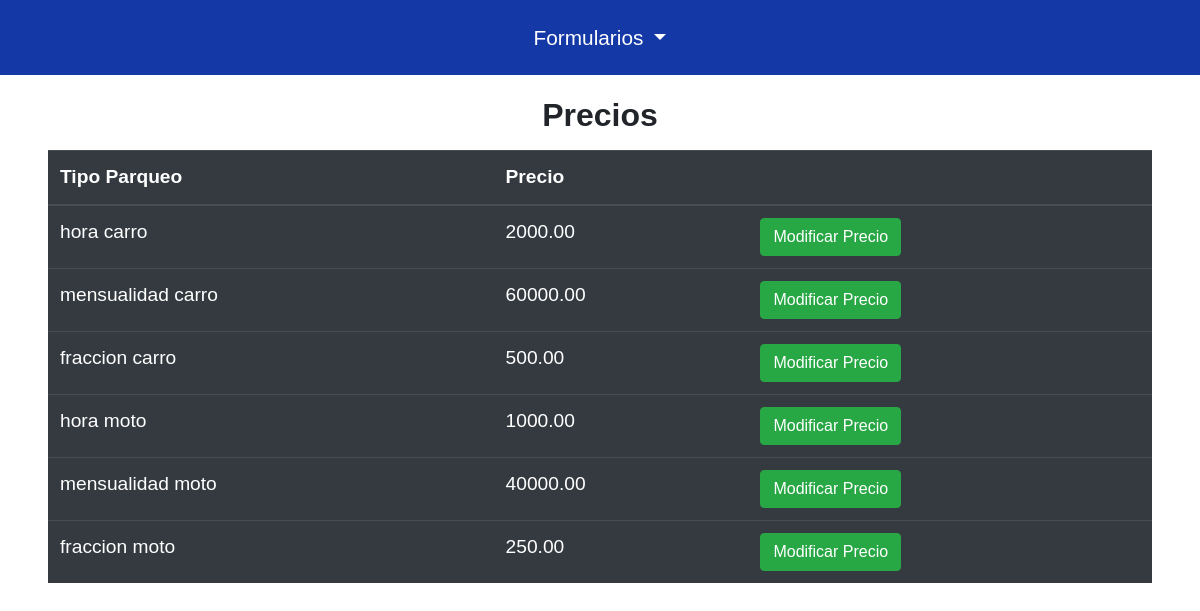
The app's page /Admin/parqueadero/precios/precios.php?msg=1 (signed in) with its own data.
### tables this page shows
CREATE TABLE `tbltipoparqueo` (
  `id_parqueo` int(11) NOT NULL,
  `Nombre` varchar(45) DEFAULT NULL,
  `precio` double(8,2) DEFAULT NULL
);

### Admin/parqueadero/precios/precios.php (the view, shortened to what this page needs)
<?php
    require "../../../conexion.php";
?>
<!DOCTYPE html>
<html lang="es">
<head>
    <link rel="stylesheet" href="https://cdn.jsdelivr.net/npm/bootstrap@4.5.3/dist/css/bootstrap.min.css"
>
    <link rel="stylesheet" href="../../../css/estilos.css">
    <link href="https://unpkg.com/ionicons@4.5.10-0/dist/css/ionicons.min.css" rel="stylesheet">
</head>
<body>
    <section class="fixed-top">
            <nav class="navbar navbar-expand-lg navbar-light bg-nav">
                <div class="col-12 btn-group btn-block text-center">
                    <button type="button" class="btn btn-invi dropdown-toggle" data-toggle="dropdown" data-display="static" aria-haspopup="true" aria-expanded="false">
                                Formularios
                            </button>
                </div>
            </nav>
        </section>
        <div class="container formularios col-12 mt-5 p-sm-5">
            <div class="stinky text-center mb-3">
                <h2 class="">Precios</h2>
            </div>
            <div>
                <table class="table table-hover table-dark">
                    <thead>
                        <tr>
                            <th scope="col">Tipo Parqueo</th>
                            <th scope="col">Precio</th>
                            <th scope="col"></th>
                        </tr>
                    </thead>
                    <tbody>
                    <?php
                    $sel = $conn->query("SELECT * FROM tbltipoparqueo");
                    while ($row=$sel->fetch_array()) {
                    ?>
                        <tr>
                            <td><?php echo $row[1] ?></td>
                            <td><?php echo $row[2] ?></td>
                            <td><button class="btn btn-success" data-toggle="modal"
                                    data-target="#Modal1<?php echo $row[0]; ?>">Modificar Precio</button>
                            </td>
                        </tr>
                        <?php
                    }
                    ?>
                    </tbody>
                </table>
            </div>
        </div>
</body>
</html>

### css/estilos.css (style rules this page uses)
* { max-width: 100%; margin: 0; }
body { font-size: 1.2rem; font-family: 'Montserrat', sans-serif; }
h1, h2, h3 { font-weight: 900; }
.btn-invi { background-color: rgba(0, 0, 0, 0); color: #ffffff; border: none; font-size: 1.3rem; border-radius: 0.5rem; }
.navbar { padding: 1rem; }
.bg-nav { background-color: #1438A6; }
.formularios { width: 100%; margin-top: 2rem; }

### records on screen
tbltipoparqueo: Nombre "hora carro", precio "2000.00"
tbltipoparqueo: Nombre "mensualidad carro", precio "60000.00"
tbltipoparqueo: Nombre "fraccion carro", precio "500.00"
tbltipoparqueo: Nombre "hora moto", precio "1000.00"
tbltipoparqueo: Nombre "mensualidad moto", precio "40000.00"
tbltipoparqueo: Nombre "fraccion moto", precio "250.00"
